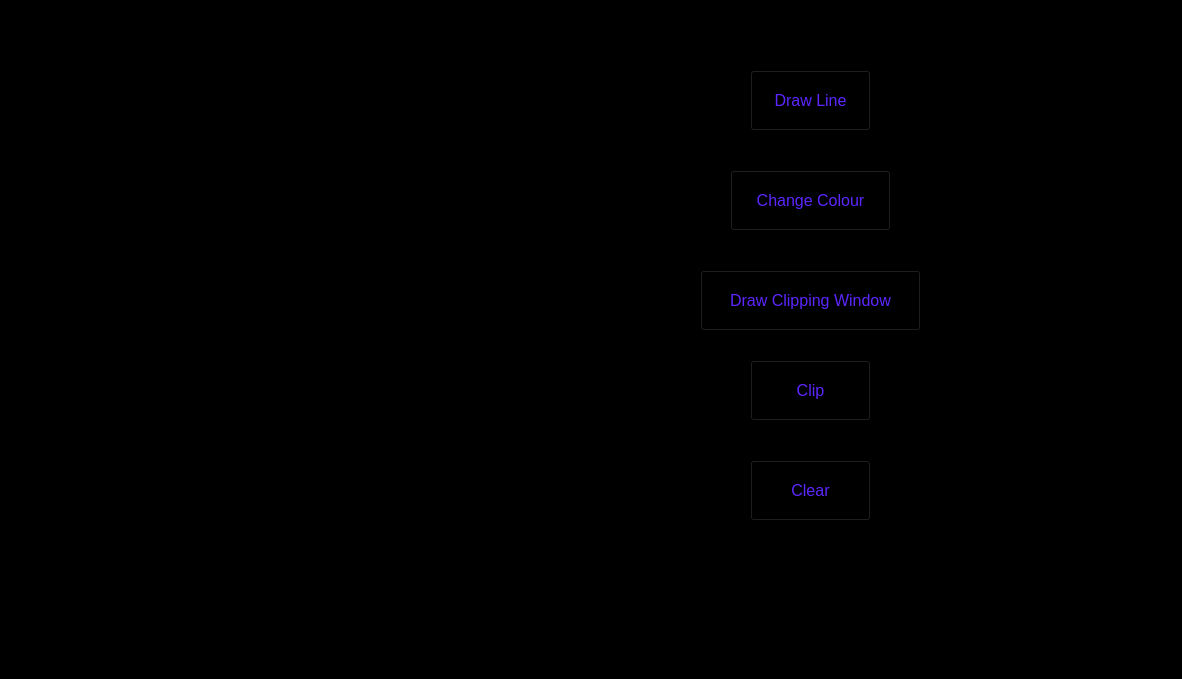
<?xml version="1.0" encoding="UTF-8"?>
<ui version="4.0">
 <class>MainWindow</class>
 <widget class="QMainWindow" name="MainWindow">
  <property name="geometry">
   <rect>
    <x>0</x>
    <y>0</y>
    <width>1182</width>
    <height>679</height>
   </rect>
  </property>
  <property name="windowTitle">
   <string>MainWindow</string>
  </property>
  <property name="styleSheet">
   <string notr="true">background-color: rgb(00,0,0);
border-color: rgb(89, 255, 0);
color: rgb(92, 38, 255);</string>
  </property>
  <widget class="QWidget" name="centralwidget">
   <widget class="QLabel" name="label">
    <property name="geometry">
     <rect>
      <x>0</x>
      <y>0</y>
      <width>600</width>
      <height>600</height>
     </rect>
    </property>
    <property name="text">
     <string/>
    </property>
   </widget>
   <widget class="QPushButton" name="pushButton">
    <property name="geometry">
     <rect>
      <x>750</x>
      <y>70</y>
      <width>121</width>
      <height>61</height>
     </rect>
    </property>
    <property name="font">
     <font>
      <pointsize>12</pointsize>
     </font>
    </property>
    <property name="cursor">
     <cursorShape>PointingHandCursor</cursorShape>
    </property>
    <property name="styleSheet">
     <string notr="true">background-color: rgb(00,0,0);
border-color: rgb(89, 255, 0);
color: rgb(92, 38, 255);</string>
    </property>
    <property name="text">
     <string>Draw Line</string>
    </property>
   </widget>
   <widget class="QPushButton" name="pushButton_2">
    <property name="geometry">
     <rect>
      <x>730</x>
      <y>170</y>
      <width>161</width>
      <height>61</height>
     </rect>
    </property>
    <property name="font">
     <font>
      <pointsize>12</pointsize>
     </font>
    </property>
    <property name="cursor">
     <cursorShape>PointingHandCursor</cursorShape>
    </property>
    <property name="styleSheet">
     <string notr="true">background-color: rgb(00,0,0);
border-color: rgb(89, 255, 0);
color: rgb(92, 38, 255);</string>
    </property>
    <property name="text">
     <string>Change Colour</string>
    </property>
   </widget>
   <widget class="QPushButton" name="pushButton_3">
    <property name="geometry">
     <rect>
      <x>700</x>
      <y>270</y>
      <width>221</width>
      <height>61</height>
     </rect>
    </property>
    <property name="font">
     <font>
      <pointsize>12</pointsize>
     </font>
    </property>
    <property name="cursor">
     <cursorShape>PointingHandCursor</cursorShape>
    </property>
    <property name="styleSheet">
     <string notr="true">background-color: rgb(00,0,0);
border-color: rgb(89, 255, 0);
color: rgb(92, 38, 255);</string>
    </property>
    <property name="text">
     <string>Draw Clipping Window</string>
    </property>
   </widget>
   <widget class="QPushButton" name="pushButton_4">
    <property name="geometry">
     <rect>
      <x>750</x>
      <y>360</y>
      <width>121</width>
      <height>61</height>
     </rect>
    </property>
    <property name="font">
     <font>
      <pointsize>12</pointsize>
     </font>
    </property>
    <property name="cursor">
     <cursorShape>PointingHandCursor</cursorShape>
    </property>
    <property name="styleSheet">
     <string notr="true">background-color: rgb(00,0,0);
border-color: rgb(89, 255, 0);
color: rgb(92, 38, 255);</string>
    </property>
    <property name="text">
     <string>Clip</string>
    </property>
   </widget>
   <widget class="QPushButton" name="pushButton_5">
    <property name="geometry">
     <rect>
      <x>750</x>
      <y>460</y>
      <width>121</width>
      <height>61</height>
     </rect>
    </property>
    <property name="font">
     <font>
      <pointsize>12</pointsize>
     </font>
    </property>
    <property name="cursor">
     <cursorShape>PointingHandCursor</cursorShape>
    </property>
    <property name="styleSheet">
     <string notr="true">background-color: rgb(00,0,0);
border-color: rgb(89, 255, 0);
color: rgb(92, 38, 255);</string>
    </property>
    <property name="text">
     <string>Clear</string>
    </property>
   </widget>
  </widget>
  <widget class="QMenuBar" name="menubar">
   <property name="geometry">
    <rect>
     <x>0</x>
     <y>0</y>
     <width>1182</width>
     <height>25</height>
    </rect>
   </property>
  </widget>
  <widget class="QStatusBar" name="statusbar"/>
 </widget>
 <resources/>
 <connections/>
</ui>
